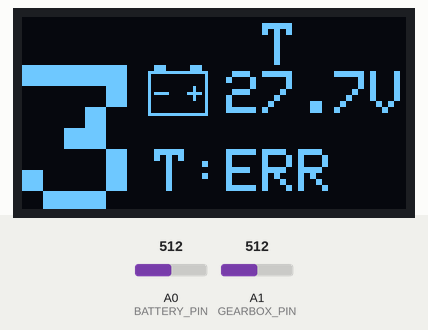
This program was run on a simulated Arduino Uno, built with avr-gcc and run on an emulated ATmega328P. Shown: 128×64 one-colour display. Inputs (shaded band) come from the test bench; at power-on: A1 (GEARBOX_PIN) = 512, A0 (BATTERY_PIN) = 512. What the program prints to the serial monitor is not drawn.

Above: at 3.4 s.
3.5 s: A1 (GEARBOX_PIN) set to 111
5.0 s: A1 (GEARBOX_PIN) set to 95
At 6.5 s:
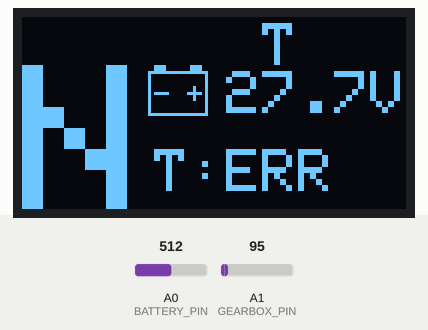
6.8 s: A0 (BATTERY_PIN) set to 716
At 7.9 s:
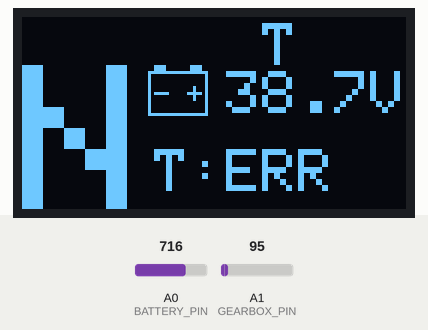
8.4 s: A0 (BATTERY_PIN) set to 900
At 8.9 s:
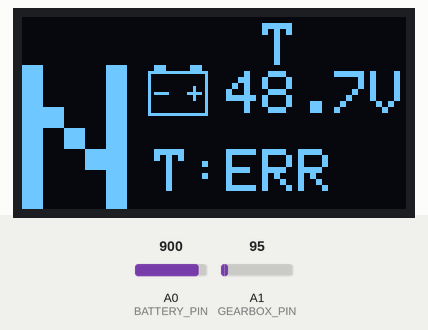
10.0 s: A0 (BATTERY_PIN) set to 1023
At 11.2 s:
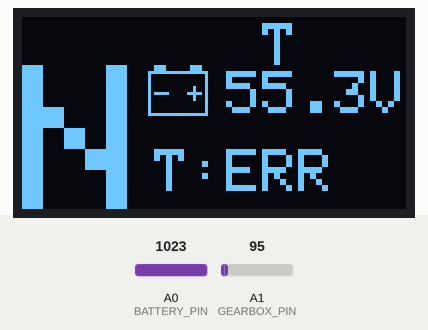
11.6 s: A1 (GEARBOX_PIN) set to 306
At 12.3 s:
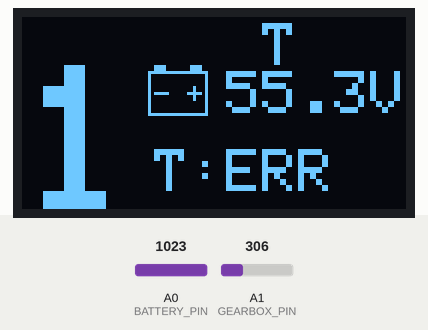
Timing chart, 0 to 14.2 s (numbered marks = the images above; inputs shaded):
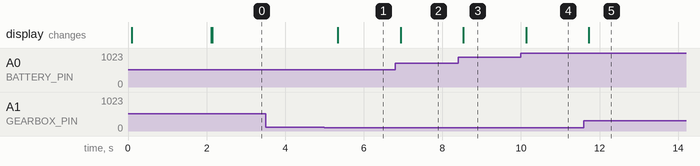

Measured:
- the behaviour switches between 105 and 104 on A1 (GEARBOX_PIN) (found by bisection; images 0 and 1)
- after the input at 3.5 s, every drawn part: stays the same
- after the input at 5.0 s, the display: changes after 0.34 s (image 1)
- after the input at 6.8 s, the display: changes after 0.14 s (image 2)
- after the input at 8.4 s, the display: changes after 0.14 s (image 3)
- after the input at 10.0 s, the display: changes after 0.13 s (image 4)
- after the input at 11.6 s, the display: changes after 0.13 s (image 5)

The program:

main.cpp
```cpp
/**
 * @title: Suzuki SV650S Gear Indicator
 * @author midnight1337
 * @brief Gear Indicator module for SV650S Motorbike, abiility to read gears, ambient temperature and battery voltage.
 * date: 21-09-2023
*/
#include <Arduino.h>
#include "../include/manager.h"


int main()
{
  init();
  Serial.begin(115200);

  Manager manager{};
  manager.setup();
  manager.setup_adc_registers();

  while (true)
  {
    manager.run();
    delay(MAIN_LOOP_TIME);
  }
}
```

base_adc.h
```cpp
#include <Arduino.h>
#include <hardware_variables.h>

#ifndef BASE_ADC_H
#define BASE_ADC_H

class BaseADC
{
    protected:
        int m_samples;
        float m_voltage;
        virtual void read_samples(const uint8_t& mux_channel);
        virtual void convert_samples_to_voltage();
        // virtual ~BaseADC() = 0;
};

#endif
```

battery.h
```cpp
#include <Arduino.h>
#include "hardware_variables.h"
#include "base_adc.h"

#ifndef BATTERY_H
#define BATTERY_H

class Battery: public BaseADC
{
    private:
        float m_source_voltage;
        void calculate_source_voltage();

    public:
        Battery();
        void read_voltage();
        float voltage();
};

#endif
```

display.h
```cpp
#include <Wire.h>
#include <Adafruit_GFX.h>
#include <Adafruit_SSD1306.h>
#include "hardware_variables.h"

#ifndef DISPLAY_H
#define DISPLAY_H

class Display
{
    private:
        Adafruit_SSD1306 m_display;
        const uint8_t m_address[1] = {0x3C};

        void draw_current_gear(const char (&gear)[6]);
        void draw_battery_voltage(const char (&battery_voltage)[6]);
        void draw_temperature(const char (&temperature)[6]);
        void draw_battery_icon();
        void draw_temperature_icon();
        void draw_battery_warning_icon(const bool (&battery_warning));
        void draw_temperature_warning_icon(const bool (&temperature_warning));
        void clear_part_of_display(uint8_t x, uint8_t y, uint8_t width, uint8_t height);

    public:
        Display();
        void draw_data(const char (&r_data_buffer)[3][6], const bool (&r_warning_data_buffer)[2]);
        void setup_display();
        void draw_startup_text();
};

#endif
```

gearbox.h
```cpp
#include "hardware_variables.h"
#include "base_adc.h"

#ifndef GEARBOX_H
#define GEARBOX_H

class Gearbox: public BaseADC
{
private:
    uint8_t m_gear;
    float m_gear_voltage;
    void determine_gear();

public:
    Gearbox();
    uint8_t gear();
    void read_gear();
};

#endif
```

hardware_variables.h
```cpp
#include <Arduino.h>

#ifndef HARDWARE_VARIABLES_H
#define HARDWARE_VARIABLES_H

enum MainLoopVariables
{
    MAIN_LOOP_TIME = 500U,
    STARTUP_TIME = 2000U,
};

enum TemperatureVariables
{
    DS18B20_ONE_WIRE_PIN = 2,
    LOW_TEMPERATURE_THRESHOLD = 5U,
    TEMPERATURE_ERROR_VALUE = -273,
};

enum GearboxVariables
{
    R_TOP = 46300U,
    R_BOTTOM = 4600U,
    GEARBOX_PIN = A1,
    GEARBOX_MUX_CHANNEL = 1U,
    GEAR_NEUTRAL_VALUE = 0U,
    GEARBOX_INDETERMINATE_VOLTAGE = 50,
    GEAR_THRESHOLD = 15,
};

enum GearboxVoltage
{
    first = 136,
    second = 177,
    third = 249,
    fourth = 323,
    fifth = 410,
    sixth = 455,
    neutral = 500
};

enum BatteryVariables
{
    BATTERY_PIN = A0,
    BATTERY_MUX_CHANNEL = 0U,
    LOW_BATTERY_THRESHOLD = 12U,
    BATTERRY_LOW_LEVEL = 12,
};

enum DisplayVariables
{
    SCREEN_WIDTH = 128U, // OLED display width, in pixels
    SCREEN_HEIGHT = 64U, // OLED display height, in pixels
    OLED_RESET = -1
};

#define VCC 5.0f
#define MAX_SAMPLES 1023.0f

#define STARTUP_TEXT "BOOTING"
#define GEAR_N "N"
#define VOLTAGE_SIGN "V"
#define TEMPERATURE_SIGN "C"
#define TEMPERATURE_TITLE "T:"
#define READ_ERROR "ERR"
#define SUZUKI_TITLE "SUZUKI SV650S"
#define GITHUB_TEXT "github/midnight1337"

#endif
```

manager.h
```cpp
#include <Arduino.h>
#include "battery.h"
#include "gearbox.h"
#include "temperature_sensor.h"
#include "display.h"

#ifndef MANAGER_H
#define MANAGER_H

class Manager
{
private:
    Battery m_battery{};
    Gearbox m_gearbox{};
    TemperatureSensor m_temperature_sensor{};
    Display m_display{};
    char m_data_buffer[3][6];
    bool m_warning_data_buffer[2];

    void buffer_data_for_display();
    void check_warnings();

public:
    Manager();
    void run();
    void setup();
    void setup_adc_registers();
};

#endif
```

temperature_sensor.h
```cpp
#include <Arduino.h>
#include <OneWire.h>
#include <DS18B20.h>
#include "hardware_variables.h"

#ifndef TEMPERATURE_SENSOR_H
#define TEMPERATURE_SENSOR_H

class TemperatureSensor
{
private:
    OneWire m_onewire;
    DS18B20 m_sensor;
    float m_temperature;
    uint8_t m_address[8] = {0x28, 0xF4, 0x55, 0x56, 0xB5, 0x1, 0x3C, 0x76};

public:
    TemperatureSensor();
    float temperature();
    void read_temperature();
    void setup_sensor();
};

#endif
```

base_adc.cpp
```cpp
#include <../include/base_adc.h>

// BaseADC::~BaseADC() {}

void BaseADC::read_samples(const uint8_t& mux_channel)
{
    switch (mux_channel)
    {
        case BATTERY_MUX_CHANNEL:
            ADMUX &= ~(1 << MUX0) & ~(1 << MUX1) & ~(1 << MUX2);    // &= ~() -> set to 0 only selected bit, leave rest of register untouched
            break;
        case GEARBOX_MUX_CHANNEL:
            ADMUX |= (1 << MUX0);   // Select ADC channel to pin A1
            break;
        default:
            return;
    }

    ADCSRA |= (1 << ADSC);   // Start conversion
    while (ADCSRA & (1 << ADSC));    // Wait for conversion to complete
    m_samples = ADC; // Read ADC value
}

void BaseADC::convert_samples_to_voltage()
{
    m_voltage = (m_samples *  VCC) / MAX_SAMPLES;
}
```

battery.cpp
```cpp
#include "../include/battery.h"

Battery::Battery() {}

float Battery::voltage() { return m_source_voltage; }

void Battery::read_voltage()
{
    read_samples(BATTERY_MUX_CHANNEL);
    convert_samples_to_voltage();
    calculate_source_voltage();
}

void Battery::calculate_source_voltage()
{
    m_source_voltage = (m_voltage * (R_TOP + R_BOTTOM)) / R_BOTTOM;
}
```

debug.cpp
```cpp
/*
These methods are for debugging purpose

ADC Registers good documentation: https://www.arnabkumardas.com/arduino-tutorial/adc-register-description/

Port Manipulation:
DDRx - setup pins in register x, 1 - output, 0 - input
DDRx = B11111110;  // sets Arduino pins 1 to 7 as outputs, pin 0 as input
DDRD = DDRD | B11111100;  // this is safer as it sets pins 2 to 7 as outputs, without changing the value of pins 0 & 1, which are RX & TX

PORTx - set higg/low state on pins in register
PORTD = B10101000; // sets digital pins 7,5,3 HIGH
*/
#include <Arduino.h>

template <typename variable>
void print(variable& var)
{
    Serial.println(var);
}

template <typename variable>
void address_of(variable& var)
{
    Serial.print("0x");
    Serial.println((unsigned long) var, HEX);
}

// Check type of variable
inline const char *type_of(int var) { return "int "; }
inline const char *type_of(long var) { return "long "; }
inline const char *type_of(float var) { return "float "; }
inline const char *type_of(const char *var) { return "char "; }
inline const char *type_of(String var) { return "string "; }
```

display.cpp
```cpp
#include "display.h"

Display::Display(): m_display{SCREEN_WIDTH, SCREEN_HEIGHT, &Wire, -1} {}

void Display::setup_display()
{
    m_display.begin(SSD1306_SWITCHCAPVCC, *m_address) ? Serial.println(F("SSD1306 allocation OK")) : Serial.println(F("SSD1306 allocation failed"));
    m_display.clearDisplay();
    m_display.display();
}

void Display::draw_startup_text()
{
    m_display.setTextSize(2);
    m_display.setTextColor(WHITE, BLACK);
    m_display.setCursor(0, 0);
    m_display.println(STARTUP_TEXT);


    m_display.setTextSize(1);
    m_display.setTextColor(WHITE, BLACK);
    m_display.setCursor(24, 24);
    m_display.println(SUZUKI_TITLE);
    m_display.setCursor(6, 32);
    m_display.println(GITHUB_TEXT);

    m_display.display();

    delay(STARTUP_TIME);

    m_display.clearDisplay();
    m_display.display();
}

void Display::draw_data(const char (&r_data_buffer)[3][6], const bool (&r_warning_data_buffer)[2])
{
    draw_battery_icon();
    draw_temperature_icon();
    draw_current_gear(*(r_data_buffer + 0));
    draw_battery_voltage(*(r_data_buffer + 1));
    draw_temperature(*(r_data_buffer + 2));
    draw_battery_warning_icon(*(r_warning_data_buffer + 0));
    draw_temperature_warning_icon(*(r_warning_data_buffer + 1));

    m_display.display();
}

void Display::draw_current_gear(const char (&gear)[6])
{
    m_display.setTextSize(7);
    m_display.setTextColor(WHITE, BLACK);
    m_display.setCursor(0, 16);
    m_display.println(gear);
}

void Display::draw_battery_voltage(const char (&battery_voltage)[6])
{
    clear_part_of_display(68, 18, 100, 30);
    m_display.setTextSize(2);
    m_display.setTextColor(WHITE, BLACK);
    m_display.setCursor(68, 18);
    m_display.println(battery_voltage);
}

void Display::draw_temperature(const char (&temperature)[6])
{
    clear_part_of_display(68, 44, 100, 30);
    m_display.setTextSize(2);
    m_display.setTextColor(WHITE, BLACK);
    m_display.setCursor(68, 44);
    m_display.println(temperature);
}

void Display::draw_battery_icon()
{
    int coordinate_x = 42;
    int coordinate_y = 18;

    m_display.drawRect(coordinate_x, coordinate_y, 20, 15, WHITE);
    m_display.drawRect(coordinate_x + 2, coordinate_y - 2, 4, 2, WHITE);
    m_display.drawRect(coordinate_x + 14, coordinate_y - 2, 4, 2, WHITE);

    m_display.drawLine(coordinate_x + 2, coordinate_y + 7, coordinate_x + 6, coordinate_y + 7, WHITE);
    m_display.drawLine(coordinate_x + 13, coordinate_y + 7, coordinate_x + 17, coordinate_y + 7, WHITE);
    m_display.drawLine(coordinate_x + 15, coordinate_y + 5, coordinate_x + 15, coordinate_y + 9, WHITE);
}

void Display::draw_temperature_icon()
{
    m_display.setTextSize(2);
    m_display.setTextColor(WHITE, BLACK);
    m_display.setCursor(44, 44);
    m_display.println(TEMPERATURE_TITLE);
}

void Display::draw_battery_warning_icon(const bool (&battery_warning))
{
    if (!battery_warning)
    {
        clear_part_of_display(50 + 55, 0, 20, 16);
        return;
    }

    m_display.drawRect(50 + 55, 2, 20, 14, WHITE);
    m_display.drawRect(52 + 55, 0, 4, 2, WHITE);
    m_display.drawRect(64 + 55, 0, 4, 2, WHITE);
    m_display.drawLine(52 + 55, 9, 56 + 55, 9, WHITE);     // -
    m_display.drawLine(63 + 55, 9, 67 + 55, 9, WHITE);     // + . -
    m_display.drawLine(65 + 55, 7, 65 + 55, 11, WHITE);     // + . |
}

void Display::draw_temperature_warning_icon(const bool (&temperature_warning))
{
    if (!temperature_warning)
    {
        clear_part_of_display(80, 0, 10, 16);
        return;
    }

    m_display.setTextSize(2);
    m_display.setTextColor(WHITE, BLACK);
    m_display.setCursor(80, 2);
    m_display.println(TEMPERATURE_TITLE[0]);
}

/* It's necessary to clear part of screen of changing data as battery voltage or ambient temperature*/
void Display::clear_part_of_display(uint8_t x, uint8_t y, uint8_t width, uint8_t height)
{
    m_display.fillRect(x, y, width, height, BLACK);
}
```

gearbox.cpp
```cpp
#include "../include/gearbox.h"

Gearbox::Gearbox(): m_gear(0) {}

uint8_t Gearbox::gear() { return m_gear; }

void Gearbox::read_gear()
{
    read_samples(GEARBOX_MUX_CHANNEL);
    convert_samples_to_voltage();
    determine_gear();
}

void Gearbox::determine_gear()
{
    uint16_t gear_voltage = int(m_voltage * 100); // gear voltage unit is: [mV], as we multiply voltage by 100

    if (gear_voltage <= GEARBOX_INDETERMINATE_VOLTAGE)
    {
        m_gear = 0;
        return;
    }

    if (gear_voltage >= neutral) {m_gear = 0;}
    else if ((gear_voltage - GEAR_THRESHOLD) <= first && (gear_voltage + GEAR_THRESHOLD) >= first) {m_gear = 1;}
    else if ((gear_voltage - GEAR_THRESHOLD) <= second && (gear_voltage + GEAR_THRESHOLD) >= second) {m_gear = 2;}
    else if ((gear_voltage - GEAR_THRESHOLD) <= third && (gear_voltage + GEAR_THRESHOLD) >= third) {m_gear = 3;}
    else if ((gear_voltage - GEAR_THRESHOLD) <= fourth && (gear_voltage + GEAR_THRESHOLD) >= fourth) {m_gear = 4;}
    else if ((gear_voltage - GEAR_THRESHOLD) <= fifth && (gear_voltage + GEAR_THRESHOLD) >= fifth) {m_gear = 5;}
    else if ((gear_voltage - GEAR_THRESHOLD) <= sixth && (gear_voltage + GEAR_THRESHOLD) >= sixth) {m_gear = 6;}
}
```

manager.cpp
```cpp
#include "../include/manager.h"

Manager::Manager() {}

void Manager::run()
{
    m_gearbox.read_gear();
    m_battery.read_voltage();
    m_temperature_sensor.read_temperature();
    buffer_data_for_display();
    check_warnings();
    m_display.draw_data(m_data_buffer, m_warning_data_buffer);
}

void Manager::setup()
{
    m_temperature_sensor.setup_sensor();
    m_display.setup_display();
    m_display.draw_startup_text();
}

void Manager::buffer_data_for_display()
{
    uint8_t gear = m_gearbox.gear();
    float battery_voltage = m_battery.voltage();
    float temperature = m_temperature_sensor.temperature();

    String convert_gear = (gear == GEAR_NEUTRAL_VALUE) ? GEAR_N : String(gear);
    String convert_battery_voltage = (battery_voltage == 0) ? READ_ERROR : String(battery_voltage, 1) + VOLTAGE_SIGN;
    String convert_temperature = (temperature == TEMPERATURE_ERROR_VALUE) ? READ_ERROR : String(temperature, 1) + TEMPERATURE_SIGN;

    String str_data[3] = {convert_gear, convert_battery_voltage, convert_temperature};

    for (uint8_t i = 0; i < 3; i++)
    {
        uint8_t str_len = str_data[i].length() + 1;    // +1 extra for null termination character
        char str_buffer[str_len];
        str_data[i].toCharArray(str_buffer, str_len);
        strcpy(m_data_buffer[i], str_buffer);
    }
}

void Manager::check_warnings()
{
    float battery_voltage = m_battery.voltage();
    float temperature = m_temperature_sensor.temperature();

    m_warning_data_buffer[0] = (battery_voltage <= LOW_BATTERY_THRESHOLD) ? true : false;
    m_warning_data_buffer[1] = (temperature <= LOW_TEMPERATURE_THRESHOLD) ? true : false;
}

void Manager::setup_adc_registers()
{
    /*
    ADMUX (ADC Multiplexer Selection Register). Register bits:
    -ADLAR - Left(1)/Right(0) ADC result allignment -> ADC = MSB + LSB 00000010 + 00111101, ADC result is 16 bit but stored in 10 bits
    -REFS[1:0] - Reference voltage source
    -MUX[2:1:0] - Select which Analog channel is set as input for sample conversion

    ADCSRA (ADC Control and Status Register A): This register controls the ADC's enabling and starting conversions. Register bits:
    -ADEN - Enable/Disable ADC
    -ADSC - Start conversion
    -ADATE - Enable/Disable auto trigger, disabling requires using ADSC each time sample is needed
    -ADPS[2:1:0] - Prescaler, Sets division factor for ADC clock

    ADCSRB (ADC Control and Status Register B): related do ADCSRA, TIMERs, choosing trigger source (free running or comparator)

    DIDR0 (Digital Input Disable Register 0): Disable/Enable  Analog channel used as digital buffer
    */

    ADMUX |= (0 << ADLAR);
    ADMUX |= (0 << REFS1) | (1 << REFS0);
    //ADMUX |= (0 << MUX2) | (0 << MUX1) | (1 << MUX0);

    ADCSRA |= (1 << ADEN);
    //ADCSRA |= (1 << ADSC);
    ADCSRA |= (0 << ADATE);
    ADCSRA |= (1 << ADPS0) | (1 << ADPS1) | (1 << ADPS2); // set ADC clock prescaler of 128: 16mHz/128=125kHz -> 125KHz/13 = 9.61KHz sampling rate

    ADCSRB = 0;
    DIDR0 = B11111111;
}
```

temperature_sensor.cpp
```cpp
#include "../include/temperature_sensor.h"

TemperatureSensor::TemperatureSensor(): m_onewire{DS18B20_ONE_WIRE_PIN}, m_sensor{&m_onewire}
{
    m_temperature = 0.0f;
}

void TemperatureSensor::setup_sensor()
{
    m_sensor.begin() ? Serial.println("DS18B20 allocation OK") : Serial.println("DS18B20 allocation failed");
}

float TemperatureSensor::temperature()
{
    return m_temperature;
}

void TemperatureSensor::read_temperature()
{
    if (!m_sensor.request(m_address))
    {
        m_temperature = -273;
        return;
    }
    m_temperature = m_sensor.readTemperature(m_address);
}
```
